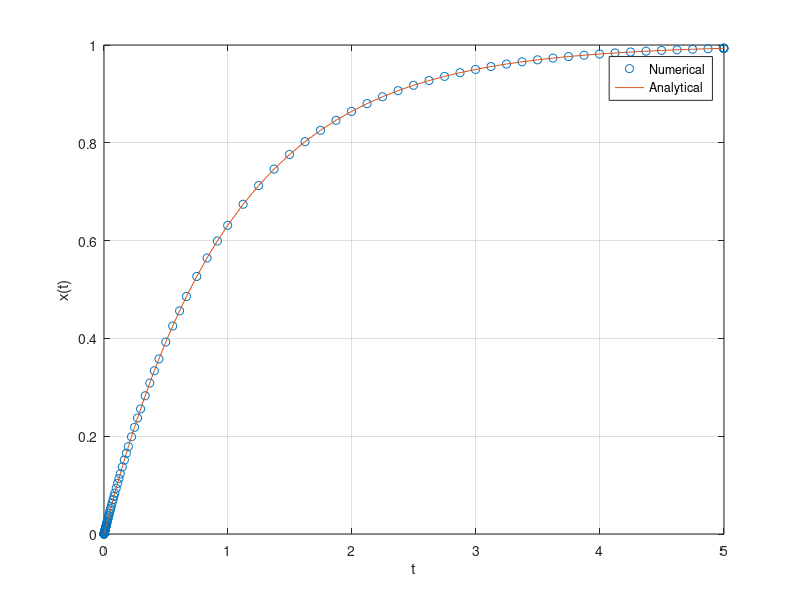

The MATLAB script that drew this image:

% Parameters
a = -1.0;
b = 1.0;

% ODE right-hand side
f = @(t, x) a * x + b * 1.0;   % u(t) = 1

tspan = [0 5];
x0 = 0.0;

[t, x] = ode45(f, tspan, x0);

% Analytical solution for comparison
x_analytical = 1 - exp(a * t);

% Plot
figure;
plot(t, x, 'o', t, x_analytical, '-');
xlabel('t');
ylabel('x(t)');
legend('Numerical', 'Analytical');
grid on;
      
